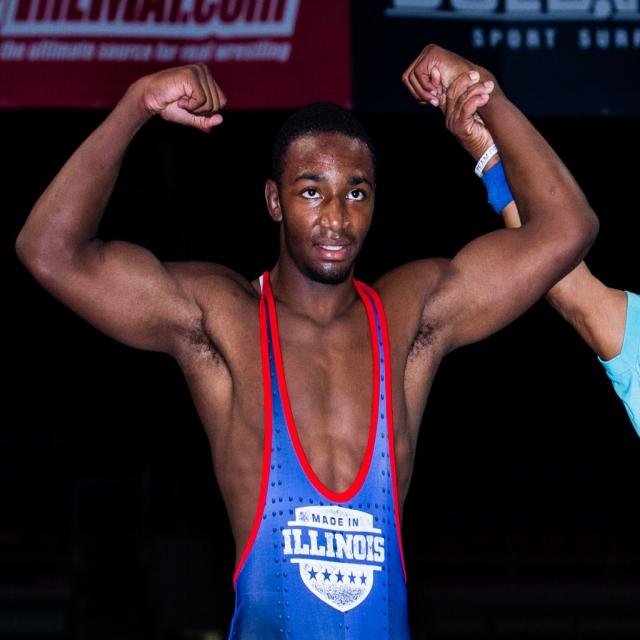
#> input picture example_text_and_data/00e65d13159b498b_jpg.rf.bf431d2b995469e37b3941a9a9ead48b.jpg, 640 x 640 px, found by its file name
$ python to_image_segment_files.py
#> lines starting #> are read from the running program, lines starting #| are printed output that depends on the picture
import cv2
import numpy as np
import os

# Class label map
LABEL_MAP = {
    0: "address",
    1: "advertisement",
    2: "business_sign",
    3: "electronicscreens",
    4: "face",
    5: "legible_text",
    6: "license_plate",
    7: "personal_document",
    8: "photo",
    9: "street_name"
}

def parse_annotation_line(line):
    parts = line.strip().split()
    if len(parts) < 4:
        return None
    try:
        class_id = int(parts[0])
        coords = list(map(float, parts[2:]))  # skip class_id and polygon_id
        return class_id, coords
    except ValueError:
        return None

def extract_polygon_patch(img, coords, width, height):
    points = np.array([
        [int(x * width), int(y * height)] for x, y in zip(coords[::2], coords[1::2])
    ], dtype=np.int32)

    # Create mask from polygon
    mask = np.zeros(img.shape[:2], dtype=np.uint8)
    cv2.fillPoly(mask, [points], 255)

    # Apply mask to image
    masked = cv2.bitwise_and(img, img, mask=mask)

    # Crop to bounding box of polygon
    x, y, w_crop, h_crop = cv2.boundingRect(points)
    cropped = masked[y:y+h_crop, x:x+w_crop]
    return cropped

def process_image_and_annotations(image_path, annotation_path, output_dir):
#> called with output_dir = 'patches_image_001'
    os.makedirs(output_dir, exist_ok=True)

    img = cv2.imread(image_path)
#> img is the input picture: shape (640, 640, 3); mean B, G, R 45.1, 35.7, 51.2
    height, width = img.shape[:2]
#> height = 640; width = 640

    with open(annotation_path, "r") as f:
#> (reads example_text_and_data/00e65d13159b498b_jpg.rf.bf431d2b995469e37b3941a9a9ead48b.txt from the repository)
        lines = f.readlines()

    for i, line in enumerate(lines):
        parsed = parse_annotation_line(line)
        if parsed is None:
            print(f"Skipping malformed line {i}: {line.strip()}")
            continue

        class_id, coords = parsed
        class_name = LABEL_MAP.get(class_id, f"class_{class_id}")
        patch = extract_polygon_patch(img, coords, width, height)

        output_filename = f"{class_name}_{i}.jpg"
        output_path = os.path.join(output_dir, output_filename)
        cv2.imwrite(output_path, patch)
        print(f"Saved patch: {output_path}")
#> this loop made 2 passes
#> pass 1, in extract_polygon_patch, `masked = cv2.bitwise_and(img, img, mask=mask)`:
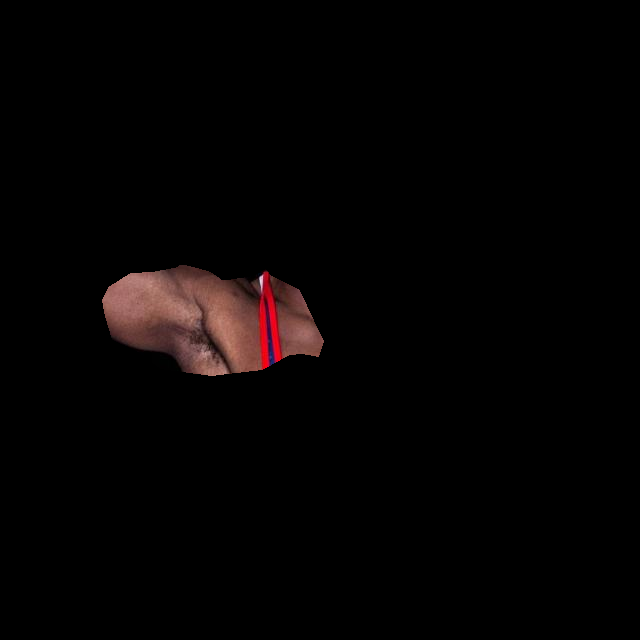
#> masked: shape (640, 640, 3); mean B, G, R 2.9, 3.1, 5.5
#> pass 1, in extract_polygon_patch, `cropped = masked[y:y+h_crop, x:x+w_crop]`:
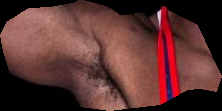
#> cropped: shape (111, 222, 3); mean B, G, R 49, 51.6, 91.3
#> pass 2, in extract_polygon_patch (call 2), `masked = cv2.bitwise_and(img, img, mask=mask)`:
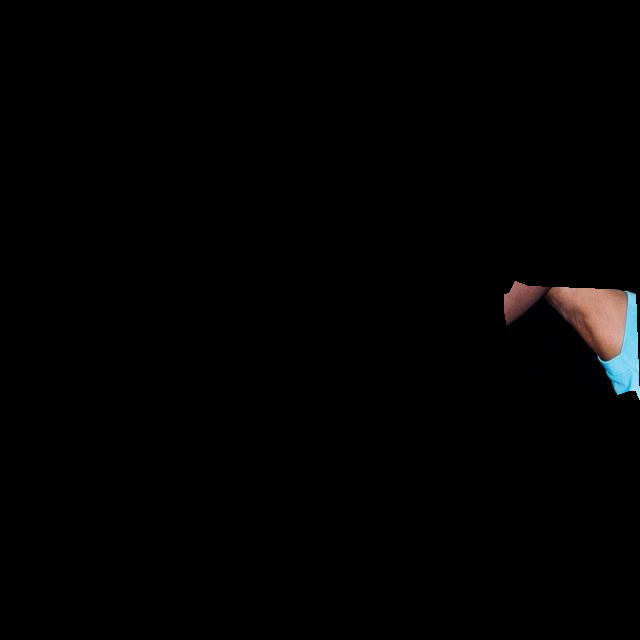
#> masked: shape (640, 640, 3); mean B, G, R 2.2, 2.2, 2.4
#> pass 2, in extract_polygon_patch (call 2), `cropped = masked[y:y+h_crop, x:x+w_crop]`:
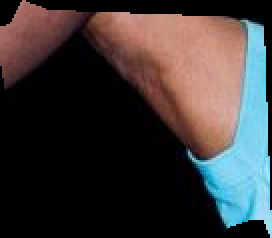
#> cropped: shape (119, 136, 3) (shown 2 times larger); mean B, G, R 56.1, 55.9, 60.3

if __name__ == "__main__":
    # [5 lines of commented-out code are left out]
    process_image_and_annotations(
    image_path="/Users/hendrikmayer/Desktop/ImagePrivacyProject/image_privacy/example_text_and_data/00e65d13159b498b_jpg.rf.bf431d2b995469e37b3941a9a9ead48b.jpg",
    annotation_path="/Users/hendrikmayer/Desktop/ImagePrivacyProject/image_privacy/example_text_and_data/00e65d13159b498b_jpg.rf.bf431d2b995469e37b3941a9a9ead48b.txt",
    output_dir="patches_image_001"
    )
